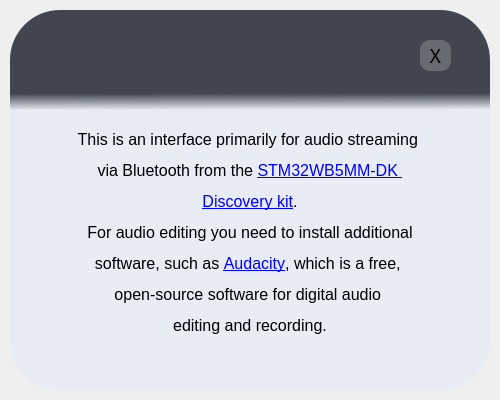
<?xml version="1.0" encoding="UTF-8"?>
<ui version="4.0">
 <class>Dialog</class>
 <widget class="QDialog" name="Dialog">
  <property name="geometry">
   <rect>
    <x>0</x>
    <y>0</y>
    <width>500</width>
    <height>400</height>
   </rect>
  </property>
  <property name="windowTitle">
   <string>Dialog</string>
  </property>
  <widget class="QWidget" name="widget" native="true">
   <property name="geometry">
    <rect>
     <x>10</x>
     <y>10</y>
     <width>480</width>
     <height>380</height>
    </rect>
   </property>
   <property name="font">
    <font>
     <family>Arial Rounded MT Bold</family>
     <pointsize>12</pointsize>
    </font>
   </property>
   <property name="styleSheet">
    <string notr="true">QPushButton#exitBtn {
background-color: rgba(195, 195, 195, 0.3);
border-radius: 10px; 
}
QPushButton#exitBtn:hover {
background-color:  qlineargradient(spread:pad, x1:0, y1:0, x2:0.731905, y2:0.755, stop:0 rgba(255, 221, 221, 255), stop:0.955224 rgba(238, 103, 100, 255))
}</string>
   </property>
   <widget class="QLabel" name="label">
    <property name="geometry">
     <rect>
      <x>0</x>
      <y>-1</y>
      <width>480</width>
      <height>381</height>
     </rect>
    </property>
    <property name="font">
     <font>
      <family>Arial</family>
      <pointsize>12</pointsize>
     </font>
    </property>
    <property name="styleSheet">
     <string notr="true">background-color: rgb(231, 236, 245);
border-radius: 50px</string>
    </property>
    <property name="text">
     <string>&lt;html&gt;&lt;head/&gt;&lt;body&gt;&lt;p&gt;&lt;br/&gt;&lt;/p&gt;&lt;p&gt;&lt;br/&gt;This is an interface primarily for audio streaming &lt;/p&gt;&lt;p&gt;via Bluetooth from the &lt;a href=&quot;https://www.st.com/en/evaluation-tools/stm32wb5mm-dk.html&quot;&gt;&lt;span style=&quot; text-decoration: underline; color:#0000ff;&quot;&gt;STM32WB5MM-DK &lt;/span&gt;&lt;/a&gt;&lt;/p&gt;&lt;p&gt;&lt;a href=&quot;https://www.st.com/en/evaluation-tools/stm32wb5mm-dk.html&quot;&gt;&lt;span style=&quot; text-decoration: underline; color:#0000ff;&quot;&gt;Discovery kit&lt;/span&gt;&lt;/a&gt;.&lt;/p&gt;&lt;p&gt;For audio editing you need to install additional&lt;/p&gt;&lt;p&gt;software, such as &lt;a href=&quot;https://www.audacityteam.org/download/&quot;&gt;&lt;span style=&quot; text-decoration: underline; color:#0000ff;&quot;&gt;Audacity&lt;/span&gt;&lt;/a&gt;, which is a free, &lt;/p&gt;&lt;p&gt;open-source software for digital audio &lt;/p&gt;&lt;p&gt;editing and recording.&lt;/p&gt;&lt;/body&gt;&lt;/html&gt;</string>
    </property>
    <property name="alignment">
     <set>Qt::AlignCenter</set>
    </property>
    <property name="margin">
     <number>10</number>
    </property>
   </widget>
   <widget class="QLabel" name="header">
    <property name="geometry">
     <rect>
      <x>0</x>
      <y>0</y>
      <width>480</width>
      <height>70</height>
     </rect>
    </property>
    <property name="font">
     <font>
      <family>Arial Rounded MT Bold</family>
      <pointsize>28</pointsize>
     </font>
    </property>
    <property name="styleSheet">
     <string notr="true">border-top-left-radius: 50px;
border-top-right-radius: 50px;
background-color: rgb(64, 69, 79);
</string>
    </property>
    <property name="text">
     <string/>
    </property>
    <property name="alignment">
     <set>Qt::AlignCenter</set>
    </property>
    <property name="margin">
     <number>10</number>
    </property>
   </widget>
   <widget class="QLabel" name="headerFade">
    <property name="geometry">
     <rect>
      <x>0</x>
      <y>70</y>
      <width>480</width>
      <height>30</height>
     </rect>
    </property>
    <property name="font">
     <font>
      <family>Arial Rounded MT Bold</family>
      <pointsize>28</pointsize>
     </font>
    </property>
    <property name="styleSheet">
     <string notr="true">background-color: qlineargradient(spread:pad, x1:0.511975, y1:0.443, x2:0.522, y2:1, stop:0 rgba(64, 69, 79, 255), stop:1 rgba(64, 69, 79, 0))</string>
    </property>
    <property name="text">
     <string/>
    </property>
    <property name="alignment">
     <set>Qt::AlignCenter</set>
    </property>
    <property name="margin">
     <number>10</number>
    </property>
   </widget>
   <widget class="QPushButton" name="exitBtn">
    <property name="geometry">
     <rect>
      <x>410</x>
      <y>30</y>
      <width>31</width>
      <height>31</height>
     </rect>
    </property>
    <property name="font">
     <font>
      <family>Arial Rounded MT Bold</family>
      <pointsize>14</pointsize>
      <weight>50</weight>
      <italic>false</italic>
      <bold>false</bold>
     </font>
    </property>
    <property name="text">
     <string>X</string>
    </property>
   </widget>
  </widget>
 </widget>
 <resources/>
 <connections/>
</ui>
